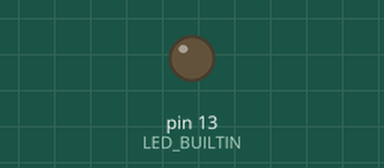
Recording of a sketch running on a simulated Arduino Uno, built with avr-gcc and run on an emulated ATmega328P. Shown: output pins drawn as LEDs (lit = HIGH).

Above: at 0.8 s.
At 3.06 s:
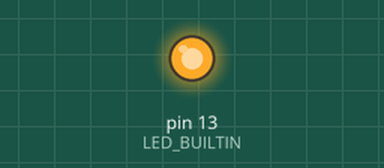
Timing chart, 0 to 3.4 s (numbered marks = the images above):
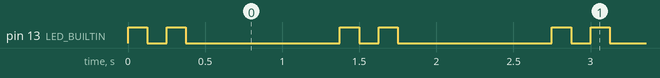

The sketch:

myblink.ino
```cpp
#define d1 125
#define d2 1000

void setup()
{
    pinMode(LED_BUILTIN, OUTPUT);
}

void loop()
{
    digitalWrite(LED_BUILTIN, HIGH);
    delay(d1);
    digitalWrite(LED_BUILTIN, LOW);
    delay(d1);
    digitalWrite(LED_BUILTIN, HIGH);
    delay(d1);
    digitalWrite(LED_BUILTIN, LOW);
    delay(d2);
}
```

Measured:
- by itself, pin 13 (LED_BUILTIN): repeats every 1.4 s: LOW 0.13 s, HIGH 0.13 s, LOW 1.0 s, HIGH 0.13 s
- by itself, everything shown: repeats every 1.4 s, in 4 steps
